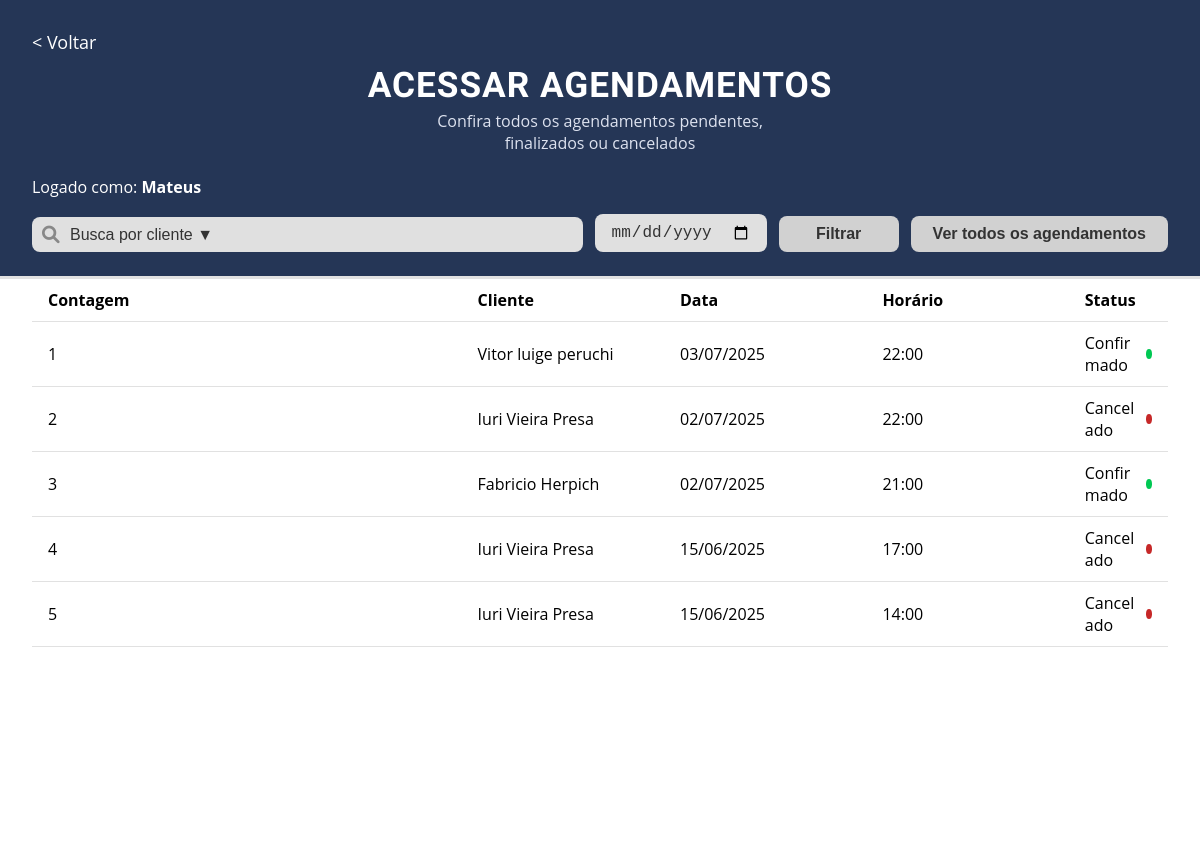
The app's page /agendamentos/lista/ (signed in), older data.
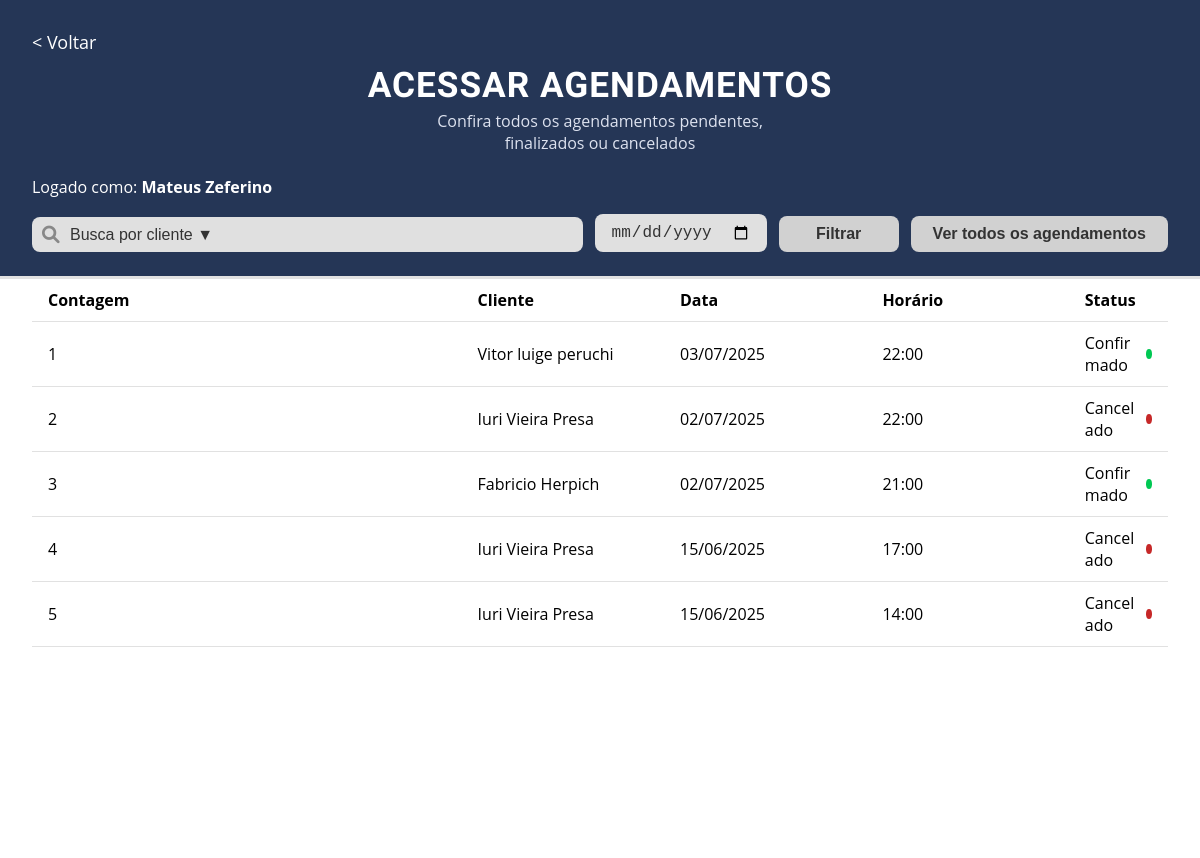
The same page, newer data.
### usuarios/models.py (models this page shows, shortened)
class ModelUsuario(AbstractUser):
    email = models.EmailField('E-mail', unique=True)
    is_staff = models.BooleanField('Membro da equipe', default=True)
    telefone = models.CharField('Telefone', max_length=20, blank=True, null=True)
    data_nascimento = models.DateField('Data de Nascimento', blank=False, null=False)
    USERNAME_FIELD = 'email'
    REQUIRED_FIELDS = ['first_name', 'last_name', 'data_nascimento']
    objects = UsuarioManager()

### agenda/views.py (the view)
# urls.py: path('lista/', views.agendamento_list, name='agendamento_list'),
@login_required
def agendamento_list(request):
    clientes = Cliente.objects.filter(usuario=request.user, ativo=True)
    agendamentos = Agendamento.objects.filter(usuario=request.user)
    cliente_id = request.GET.get('cliente')
    data_escolhida = request.GET.get('data')
    if cliente_id and cliente_id != 'todos':
        agendamentos = agendamentos.filter(cliente_id=cliente_id)
    if data_escolhida:
        agendamentos = agendamentos.filter(dia=data_escolhida)
    agendamentos = agendamentos.order_by('-dia', '-horario')
    return render(request, 'lista_agendamento.html', {
        'agendamentos': agendamentos,
        'clientes': clientes,
        'filtros': {
            'cliente_id': cliente_id or '',
            'data': data_escolhida or '',
        }
    })

### agenda/templates/lista_agendamento.html (shortened to what this page needs)
{% load static %}
<!DOCTYPE html>
<html lang="pt-br">
<head>
    <link rel="stylesheet" href="https://cdnjs.cloudflare.com/ajax/libs/font-awesome/6.0.0-beta3/css/all.min.css">
</head>
<body>
    <div class="agenda-header">
        <div class="top-row">
            <a href="{% url 'dashboard' %}">&lt; Voltar</a>
        </div>
        <h1 class="agenda-title">ACESSAR AGENDAMENTOS</h1>
        <div class="agenda-subtitle">
            Confira todos os agendamentos pendentes,<br>
            finalizados ou cancelados
        </div>
        <div class="user-info">
            Logado como: <strong>{{ user.get_full_name|default:user.username }}</strong>
        </div>
        <form method="get" class="agenda-filtros" id="filtros-form" style="display: flex; gap: 12px; align-items: end;">
            <div class="search-group" style="flex:2; min-width: 180px;">
                <i class="fas fa-search"></i>
                <select name="cliente" class="form-select">
                    <option value="todos">Busca por cliente ▼</option>
                </select>
            </div>
            <input type="date" name="data" class="form-control" placeholder="Busca por data" value="{{ filtros.data }}">
            <button type="submit" class="btn btn-primary" style="min-width:120px;">Filtrar</button>
            <button type="button" class="btn btn-secondary" onclick="window.location.href=window.location.pathname">
                    Ver todos os agendamentos
            </button>
        </form>
    </div>
    <div class="agenda-lista-container">
        {% if agendamentos %}
            <table class="table table-striped">
                <thead>
                    <tr class="trow">
                        <th>Contagem</th>
                        <th>Cliente</th>
                        <th>Data</th>
                        <th>Horário</th>
                        <th>Status</th>
                    </tr>
                </thead>
                <tbody>
                {% for ag in agendamentos %}
                    <tr class="{% if not ag.status %}cancelado {% else %} confirmado{% endif %}">
                        <td>{{forloop.counter}}</td>
                        <td>{{ ag.cliente.nome }}</td>
                        <td>{{ ag.dia|date:"d/m/Y" }}</td>
                        <td>{{ ag.horario|time:"H:i" }}</td>
                        <td>
                            <span class="status-badge">
                                {% if ag.status %}
                                <span class="badge bg-success">Confirmado</span>
                                {% else %}
                                <span class="badge bg-danger">Cancelado</span>
                                {% endif %}
                                <span class="status-dot {% if ag.status %}dot-confirmado{% else %}dot-cancelado{% endif %}"></span>
                            </span>
                        </td>
                    </tr>
                {% endfor %}
                </tbody>
            </table>
        {% else %}
            <div class="text-center text-muted py-5">Nenhum agendamento encontrado para os filtros selecionados.</div>
        {% endif %}
    </div>
</body>
</html>

Row changes from the older to the newer data that the page shows:
changed ModelUsuario: get_full_name "Mateus" → "Mateus Zeferino"
